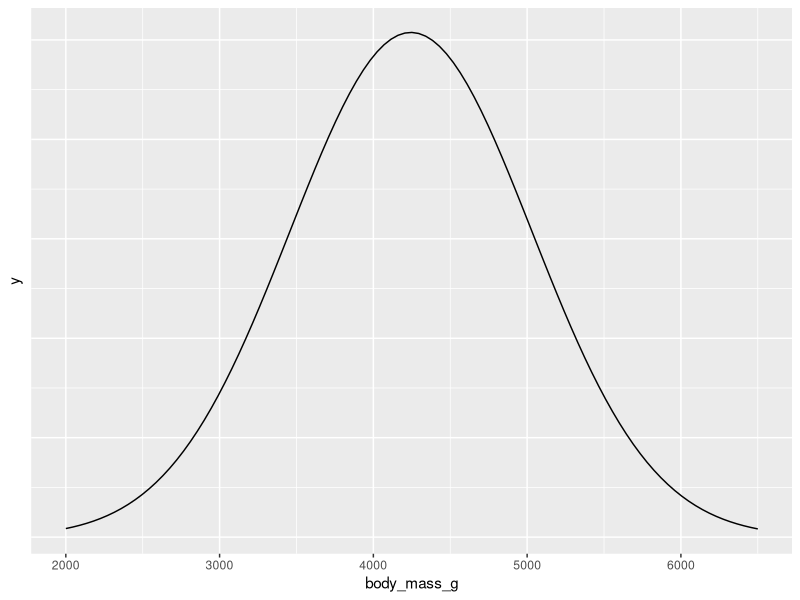

Reproduce this figure in R. (Note: this script raises an error after producing the figure.)
## ---- chunk 1
knitr::opts_chunk$set(echo = TRUE)
library(palmerpenguins)
library(tidyverse)
library(knitr)
library(magick)

data("penguins")
penguins = na.omit(penguins)
my.student.number = 0077439
set.seed(my.student.number)
my.penguins = penguins[sample(nrow(penguins), 100), ]
mean.penguin <- aggregate(body_mass_g~species+island+sex,my.penguins,mean)
attach(mean.penguin)
sorted.mean <- mean.penguin[order(species),]
detach(mean.penguin)

species.penguin <- aggregate(body_mass_g~species+sex,mean.penguin,mean)

attach(species.penguin)
sorted.species <- species.penguin[order(species),]
detach(species.penguin)

island.mean <- aggregate(body_mass_g~island+sex,my.penguins,mean)

## ---- chunk 2

options(repr.plot.width = 1, repr.plot.height =1)

g <- ggplot(my.penguins, aes(x = body_mass_g)) +
    stat_function(
        fun = dnorm,
        args = with(my.penguins, c(mean = mean(body_mass_g), sd = sd(body_mass_g)))
    ) + xlim(2000, 6500)+theme(axis.text.y=element_blank(),
        axis.ticks.y=element_blank()
        )

ggsave(g, file = "normdis.pdf", width = 4, height = 4)

include_graphics(paste0(getwd(),"normdis.pdf")) 

## ---- chunk 3
kable(sorted.mean, caption="Aggregated Mean Body Mass")


## ---- chunk 4

kable(species.penguin, caption="Mean Body Mass by Species")
## ---- chunk 5

kable(island.mean, caption="Mean Body Mass by Island")

## ---- chunk 6
filtered <- filter(my.penguins, species =="Adelie")

mean.filtered <- aggregate(body_mass_g~species+island+sex,filtered,mean)

kable(mean.filtered, caption="Adelie by Sex and Island")
